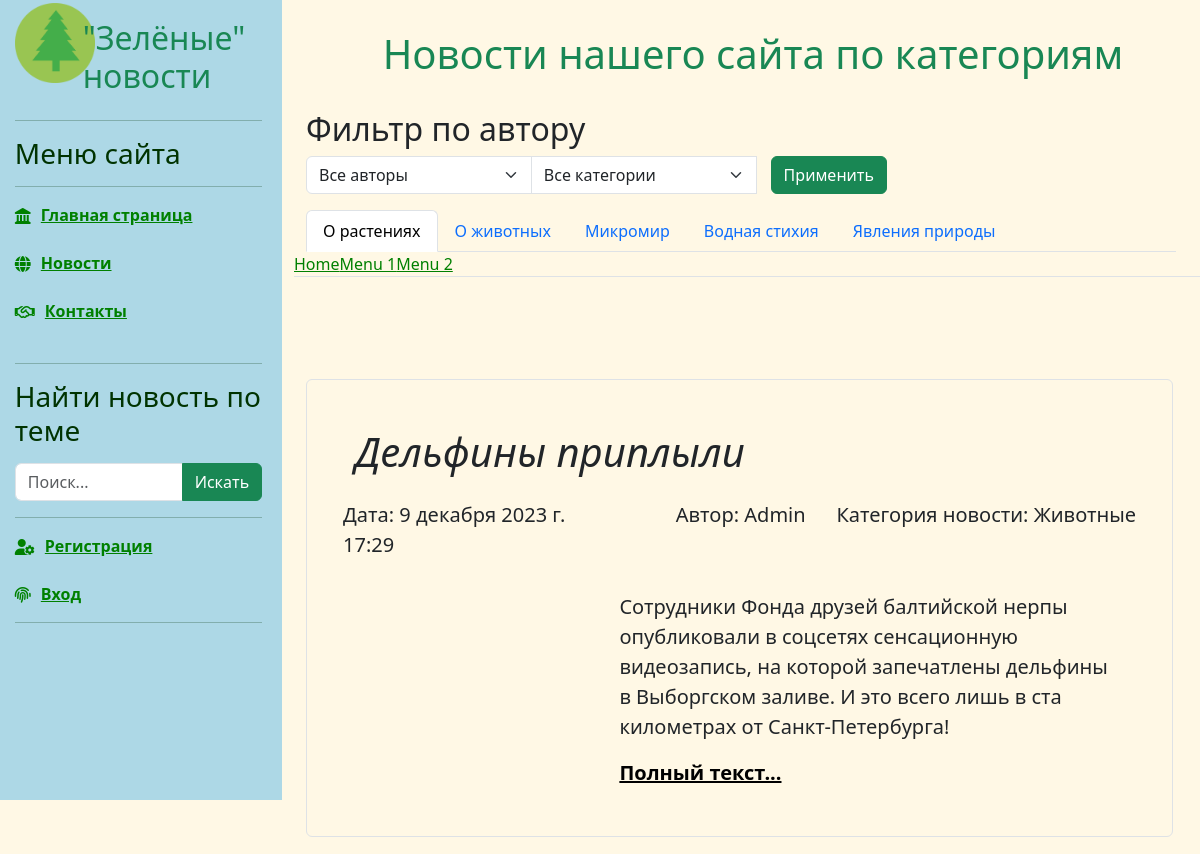
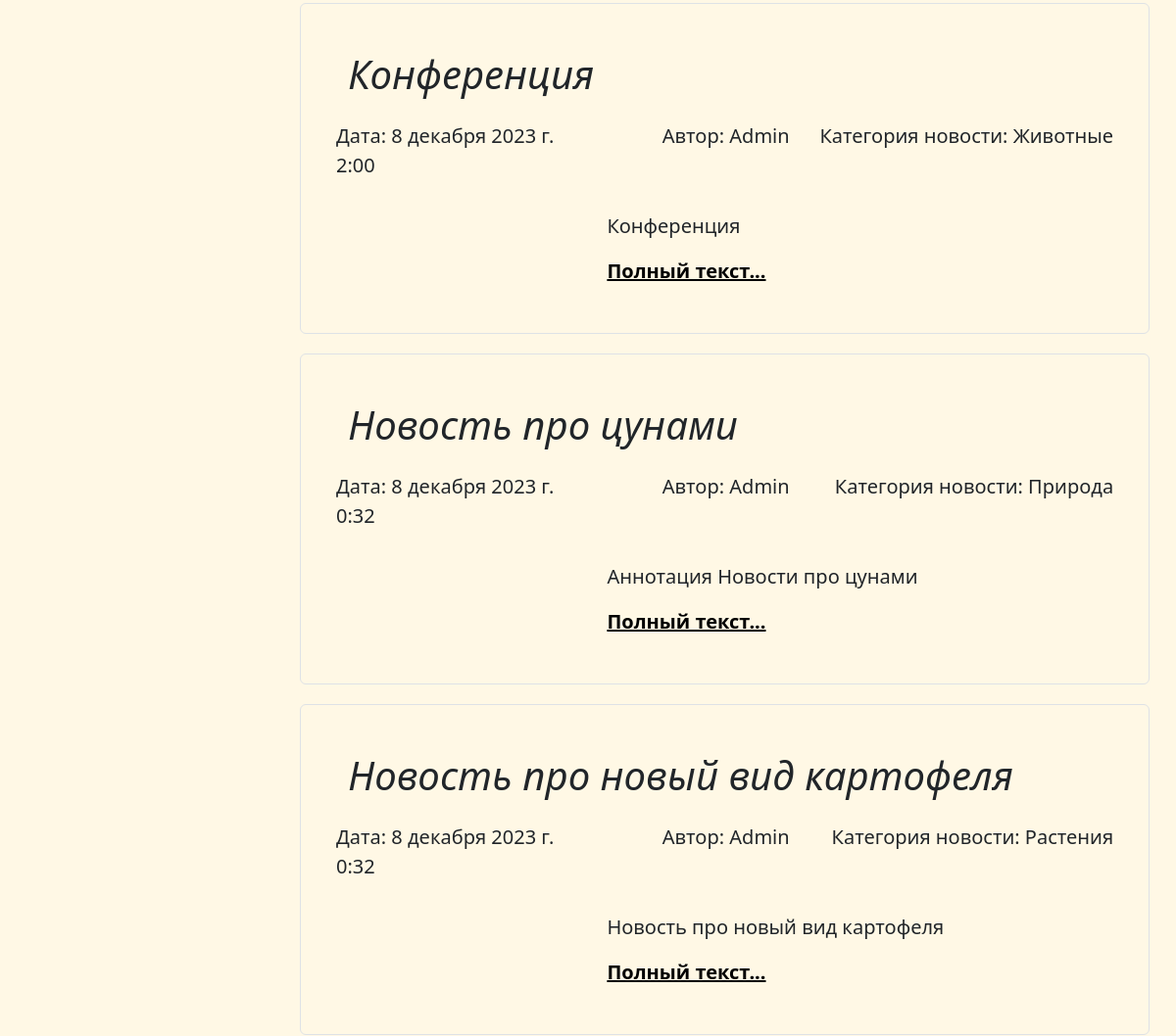
The app's page /news/news2/ (upper part), older data (2 pictures, top to bottom).
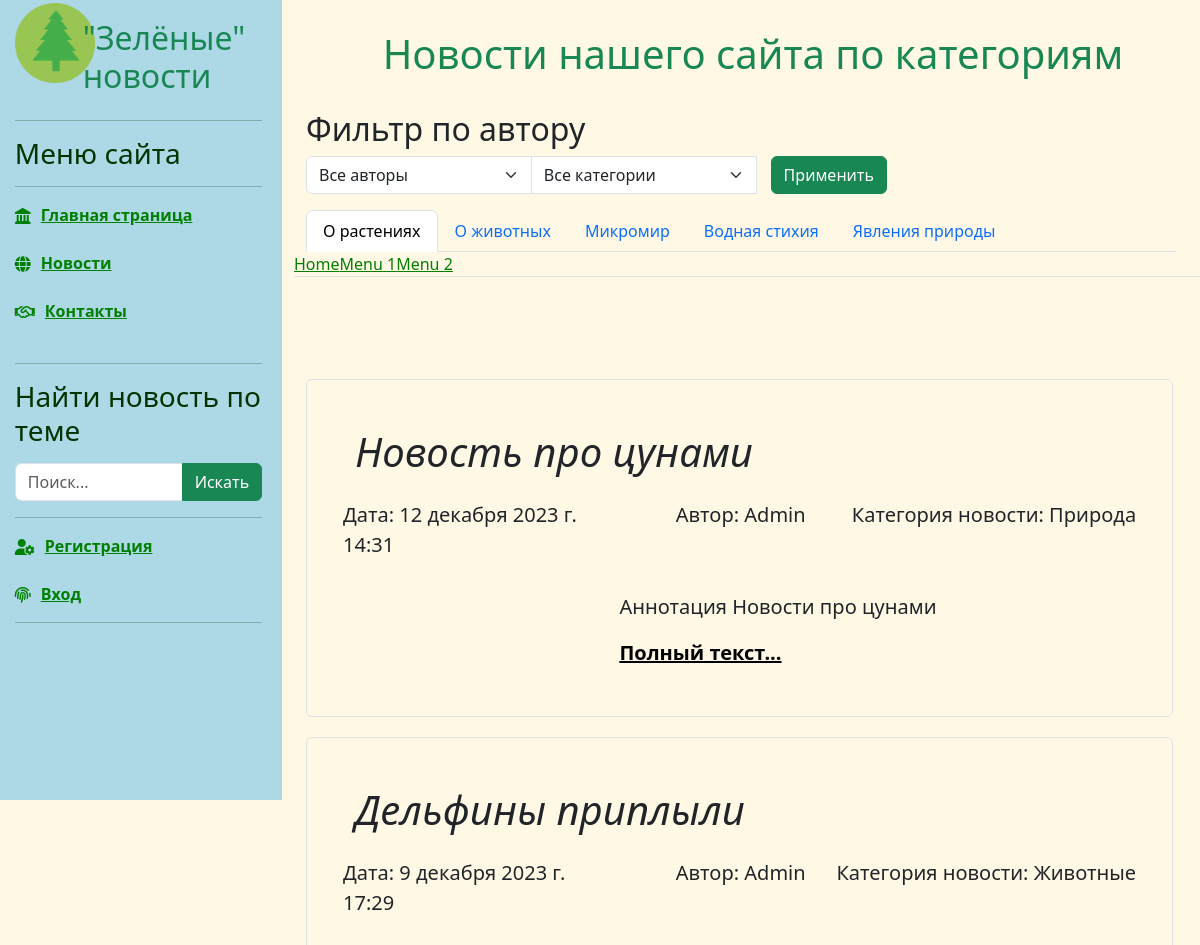
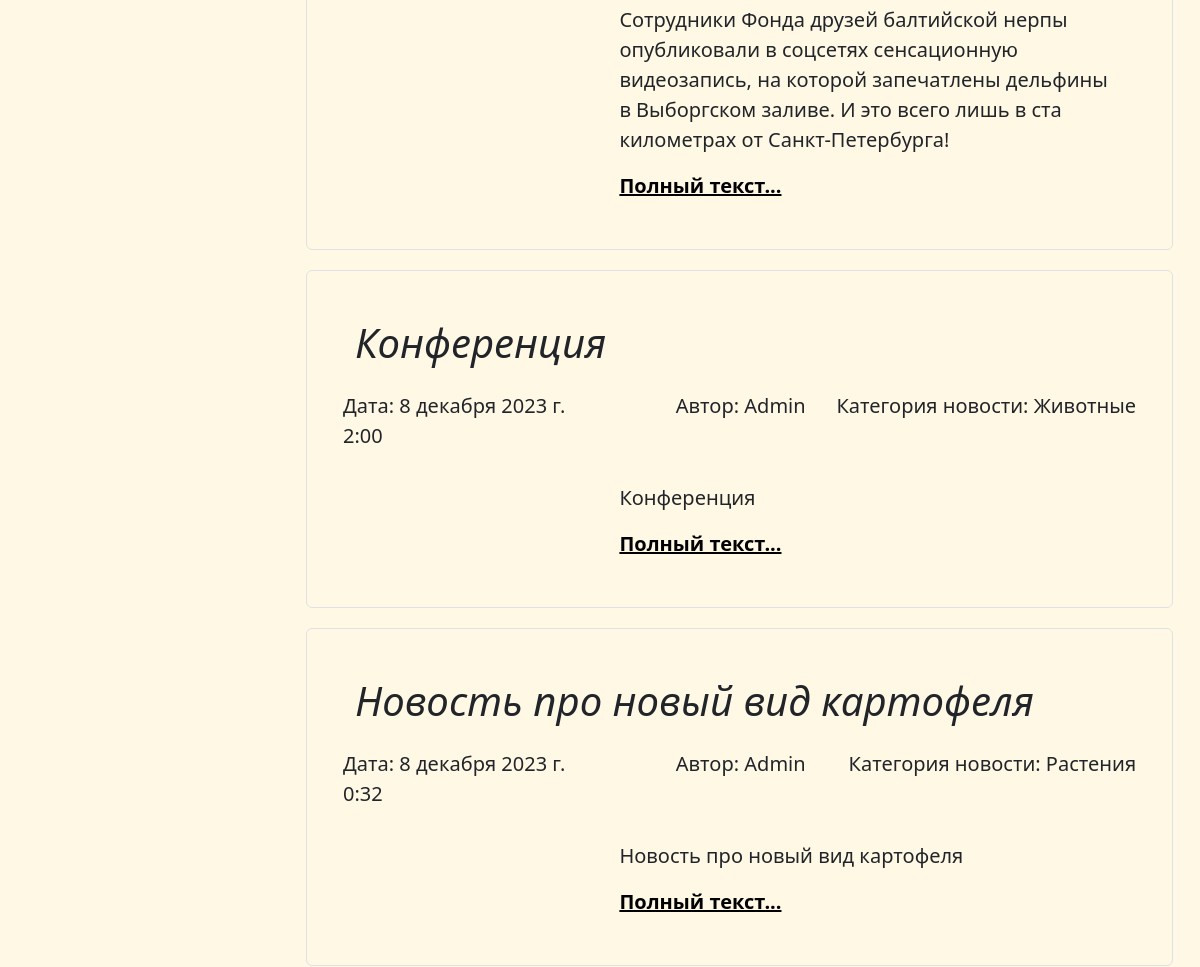
The same page, newer data (2 pictures, top to bottom).
### news/models.py (models this page shows, shortened)
class Article(models.Model):
    categories = (('A', 'Животные'),
                  ('P', 'Растения'),
                  ('M', 'Микромир'),
                  ('W', 'Вода'),
                  ('N', 'Природа'))
    author = models.ForeignKey(User, on_delete=models.SET_NULL, null=True)
    title = models.CharField('Название', max_length=50, default='') #указывать длину обязательно#
    anouncement = models.TextField('Аннотация', max_length=250) #можно не указывать длину#
    text = models.TextField('Текст новости')
    date = models.DateTimeField('Дата публикации', auto_now=True) # auto_now=True - автоизменение новости auto_create=True - автосоздание новости#
    category = models.CharField(choices=categories, max_length=20, verbose_name='Категории')
    tags = models.ManyToManyField( to=Tag, blank=True, verbose_name='Теги')
    status = models.BooleanField(default=True)
    objects = models.Manager()
    published = PublishedToday()
    class Meta:
        ordering = ['title','date']
        verbose_name= 'Новость'
        verbose_name_plural='Новости'
    def get_absolute_url(self):
        return f'/news/{self.id}' # еще допускается ключ pk#
    class Meta:
        ordering = ['date','title']
        verbose_name ='Новость'
        verbose_name_plural ='Новости'

### news/views.py (the view)
# urls.py: path('news2/', views.news2),
def news2(request):
    user_list = User.objects.all() #Список всех юзеров#
    category_list = Article.categories
    if request.method == "POST":
        selected_a = int(request.POST.get('author_filter'))
        selected_c = int(request.POST.get('category_filter'))
        if selected_a == 0:
            articles = Article.objects.all().order_by('-date')
        else:
            articles = Article.objects.filter(author=selected_a).order_by('-date')
        if selected_c != 0:
            articles = articles.filter(category__icontains=category_list[selected_c - 1][0])
    else:
        selected_a = 0
        selected_c = 0
        articles = Article.objects.all().order_by('-date')
    context = {'articles': articles, 'author_list': user_list,  'selected_a': selected_a, 'categories': category_list, 'selected_c': selected_c}
    return render(request, 'news/news2.html', context)

### news/templates/news/news2.html (shortened to what this page needs)
{% extends 'main/base.html' %}
{% load static %}
{% load bootstrap5 %}
{% block content %}
<div class="row">
    <div class="text-center" style="margin-top:30px;">
        <h1 class="text-success">Новости нашего сайта по категориям</h1><br/>
    </div>
    <div class="content_center">
        <h2>Фильтр по автору</h2>
        <div class="form-group col-8">
            <form method="post">
                <div class="input-group">
                    <select class="form-select" name="author_filter" style="widht:40%">
                        <option value="0">Все авторы</option>
                    </select>
                    <select class="form-select" name="category_filter" style="widht:40%">
                        <option value="0">Все категории</option>
                    </select>
                    <span class="input-group-btn">
                        <input type="submit" class="btn btn-success" value="Применить" style="margin: 0 15px">
                    </span>
                </div>
            </form>
        </div>
    </div>
    <br/>
    <div class="row px-4">
            <ul class="nav nav-tabs">
                <li class="nav-item">
                    <a class="nav-link active color:green" data-toggle="tab" href="#">О растениях</a>
                </li>
                <li class="nav-item">
                    <a class="nav-link" data-toggle="tab" href="#">О животных</a>
                </li>
                <li class="nav-item">
                    <a class="nav-link" data-toggle="tab" href="#">Микромир</a>
                </li>
                <li class="nav-item">
                    <a class="nav-link" data-toggle="tab" href="#">Водная стихия</a>
                </li>
                <li class="nav-item">
                    <a class="nav-link" data-toggle="tab" href="#">Явления природы</a>
                </li>
            </ul>
    </div>
     <ul class="nav nav-tabs">
  <li class="active"><a data-toggle="tab" href="#home">Home</a></li>
  <li><a data-toggle="tab" href="#menu1">Menu 1</a></li>
  <li><a data-toggle="tab" href="#menu2">Menu 2</a></li>
</ul>
<div class="tab-content">
</div>
</div>
    {% for article in articles %}
                    <div class="single_news">
                        <div class="p-4 p-md-5 border rounded" >
                            <h1 class="display-6 fst-italic"> {{ article.title }}</h1>
                                    <div class="row">
                                        <div class="col-md-4 lead px-0 my-3">Дата: {{ article.date }}</div>
                                        <div class="col-md-3 lead px-0 my-3 text-end">Автор: {{ article.author }} </div>
                                        <div class="col-md-5 lead px-0 my-3 text-end">Категория новости: {{ article.get_category_display }} </div>
                                    </div>
                            <div class="row">
                                <div class="col-4 ">
                                </div>
                                <div class="col-8 ">
                                  <p class="lead my-3">{{ article.anouncement }}</p>
                                  <p class="lead mb-0"><a href="{{ article.get_absolute_url }}" class="text-black fw-bold">Полный текст...</a></p>
                                </div>
                            </div>
                        </div>
                    </div>
    {% endfor %}
{% endblock %}

Row changes from the older to the newer data that the page shows:
changed Article "Новость про цунами": date "8 декабря 2023 г. 0:32" → "12 декабря 2023 г. 14:31"; moves up the list
